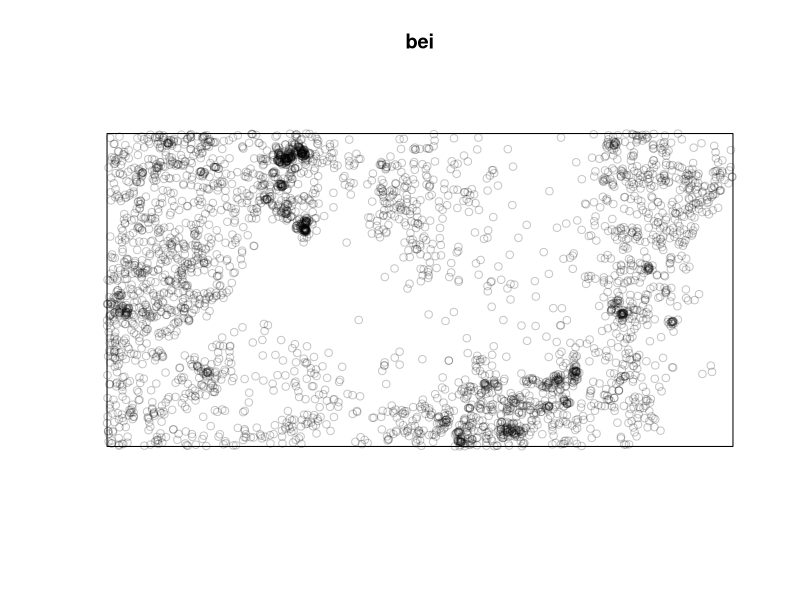
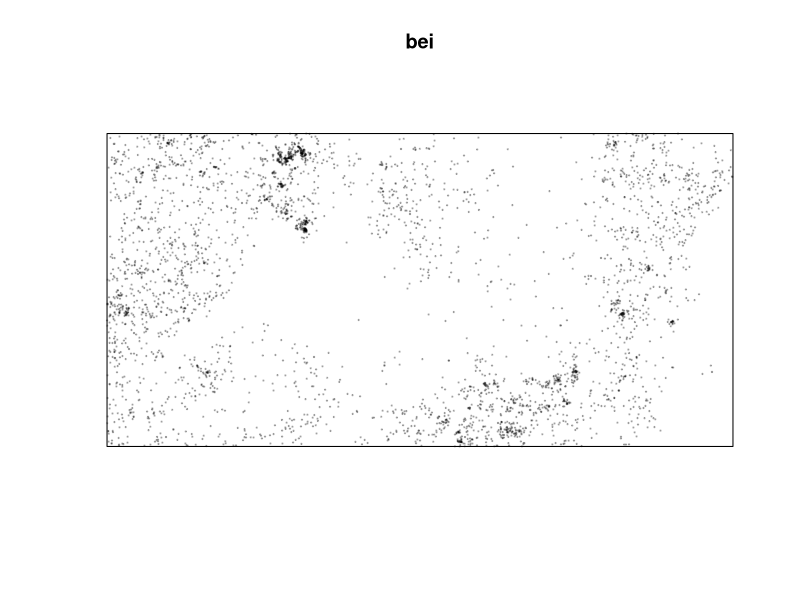
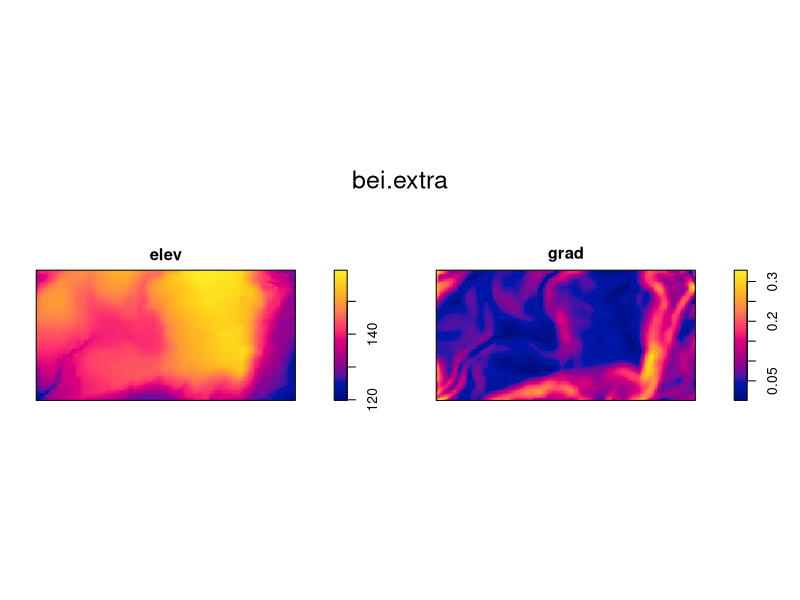
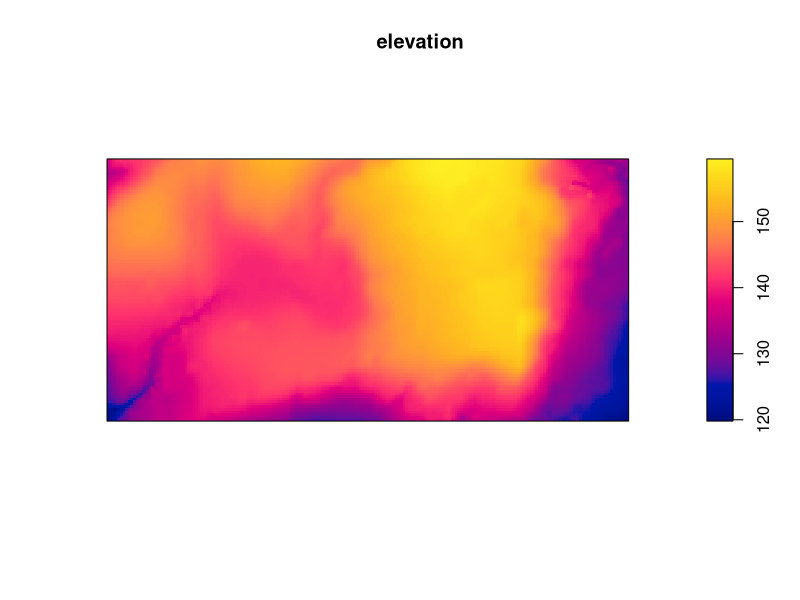
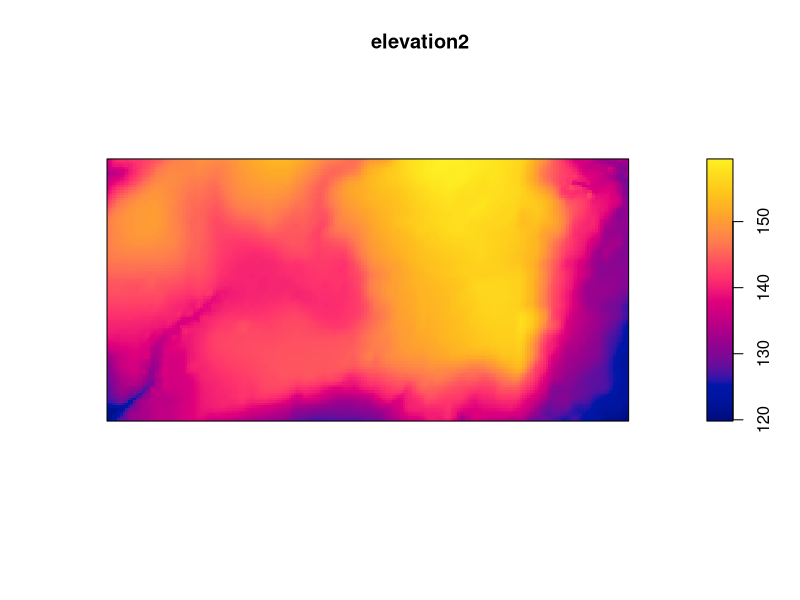
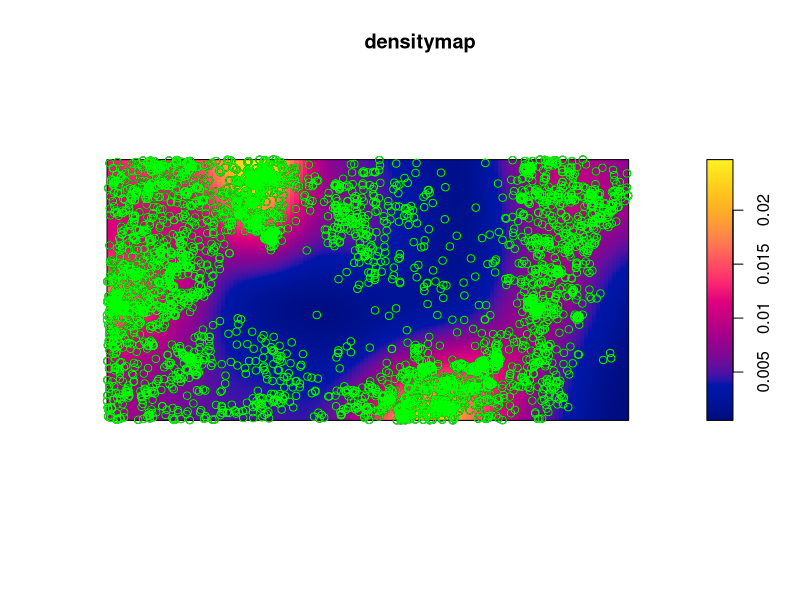
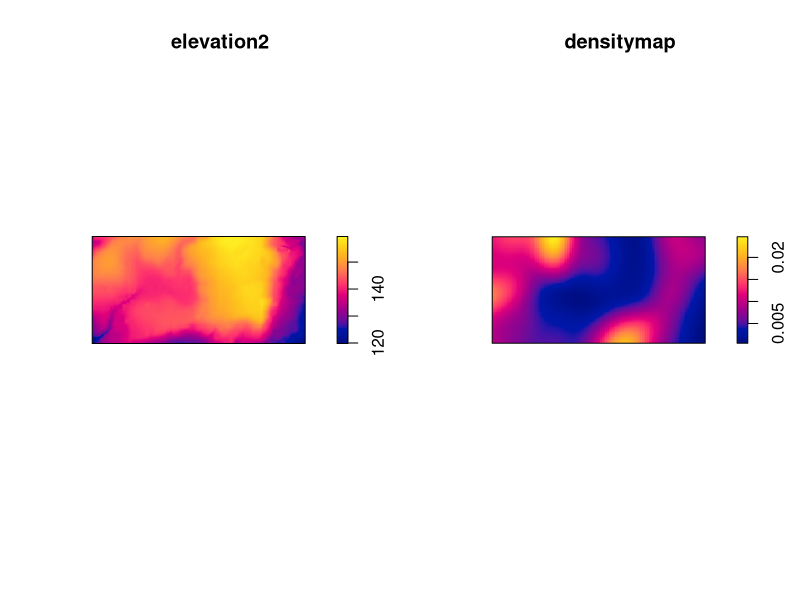
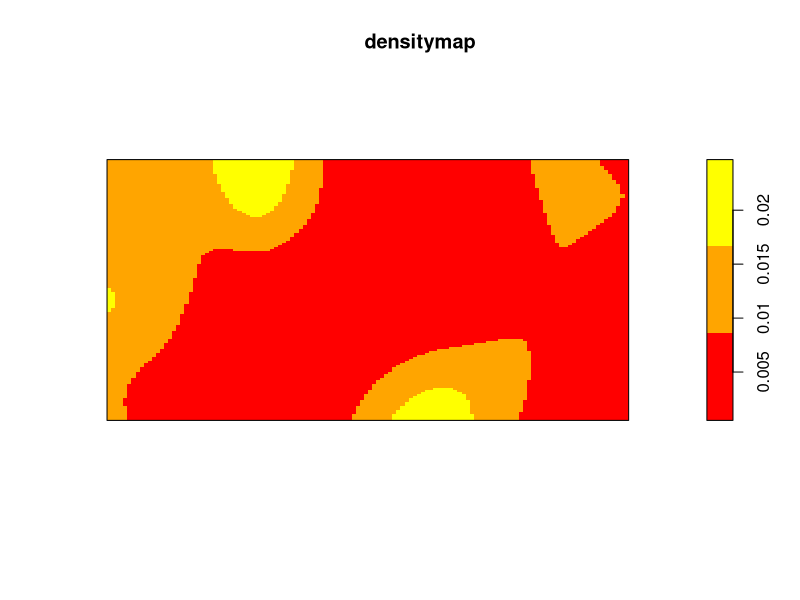

These figures' R source, in order: (Note: this script raises an error after producing the figures.)
# Code related to population ecology

# Let's install new packages in R
# To do so we use the function "install.packages("name of the package")"
# Since we're importing external data in R it's mandatory to quote the name of the package

# The first package that we're going to install is spatstat
# Spatstat is used for point pattern analysis
install.packages("spatstat") 

# To verify that the package has been installed we use the function "library()"
# To use this function the quotes won't be needed since the package has already been installed
library(spatstat)

# Now we will use the dataset bei, which is inside spatstat
# The dataset bei represent spatial point pattern data
bei

# Let's plot this dataset
# This plot is generated to visualize the spatial distribution of points
# All the points rapresent monitored trees in the Amazon rainforest
plot(bei) 

# Let's change the graphic since the points are too big
# To do so, as we've already seen, we use the functions "pch" and "cex"
plot(bei, pch=19, cex=0.2)

# Now we can explore additional dataset
# We use the "bei.extra" dataset, it gives us a list of pixel images (raster type)
bei.extra 
plot(bei.extra)

# We are gonna need just one the two elements of the dataset (elevation and gradient)
# Let's use only a part of the dataset: elevation
# The symbol $ links elevation to the dataset
bei.extra$elev

# Now we create a new object called elevation and we plot it
elevation <- bei.extra$elev
plot(elevation)

# Also instead of using the symbol $ I can also use [[1]] to select elements
# In this way R will select the first element of the dataset, which is elevation in this case
# We assign it to a new object and we plot it
elevation2 <- bei.extra[[1]]
plot(elevation2)  # [[]] is more powerful because I dont'have to remember the name of the element I need


# Now we want to create a density map, but how do we let R calculting the plots as a continuous image?
# By considering each group of dots as a single unit,
# where each unit is going to be more or less dense according to the number of dots present in that area.

# Now let's see other functions
# We need to pass from point to a continuous surface
# First of all we use the "density" function inside spatstat to create a density map and we rename it
density(bei) 
densitymap <- density(bei) # from points we are now dealing with pixels

# Now if we plot this new object we obtain the density of trees over the area
plot(densitymap) # blue is low density while yellow is high density


# Is there a possibility to show togheter the map of density and the original points?
# Yes, we can use the "points()" function
# This function allow us to add a plot to the current one without erasing this last
points(bei) # puts points on prevoius graphic (densitymap)
points(bei, col="green")


# Now we want to plot multiple graphics or images to visualize them together
# To do so we can use the "par()mfrow=" function
# In it's argument, adding the concatenate function "c()" we will firstly put the number of the rows
# and secondly the number of the columns that we ant
par(mfrow=c(1,2)) # 1 and 2 are elements of the same arrow, so we have one row and two columns

# Now we tell the software what we want to plot
plot(elevation2)
plot(densitymap)

# If I want one above the other I'd have 2 rows and 1 coloumn
 par(mfrow=c(2,1))

# When I want to delete a plot I can use the "dev.off()" function
dev.off()

# To change the colors I can use the "colorRampPalette()" function
# This one alow me to create a custom color palette, so firstly I have to specify the colors that I want
# An then I specify a number that states the gradient
# Since R is a sensitive case software it's important to write this function with the R and the P in capital letters
# And again we're using the concatenate function since we have more elements in the argument
cl <- colorRampPalette(c("red", "orange", "yellow")) (3)

# Now we plot the graphic with the new colors
plot(densitymap, col=cl)

# To increase the smoothness of the plot I can add more gradient
cl <- colorRampPalette(c("red", "orange", "yellow")) (100)

# To find all available colours, one can search in browser for "colors in R" 
# R colors cheat-sheet by Dr. Ying Wei: http://www.stat.columbia.edu/~tzheng/files/Rcolor.pdf

# Exercise: change the color ramp palette using different colors 
col <- colorRampPalette(c("azure3", "darkorchid", "mediumaquamarine", "salmon"))(100)
plot(densitymap, col=cln)


# Exercise: build a multiframe and plot the densitymapmwith two different color ramp palette
par(mfrow=c(1,2))
cl <- colorRampPalette(c("darkseagreen1", "purple3", "tan1")) (100)
plot(densitymap, col=cl)
cl <- colorRampPalette(c("forestgreen", "sienna1", "red3")) (100)
plot(densitymap, col=cl)

# dev.off() to kill everything
